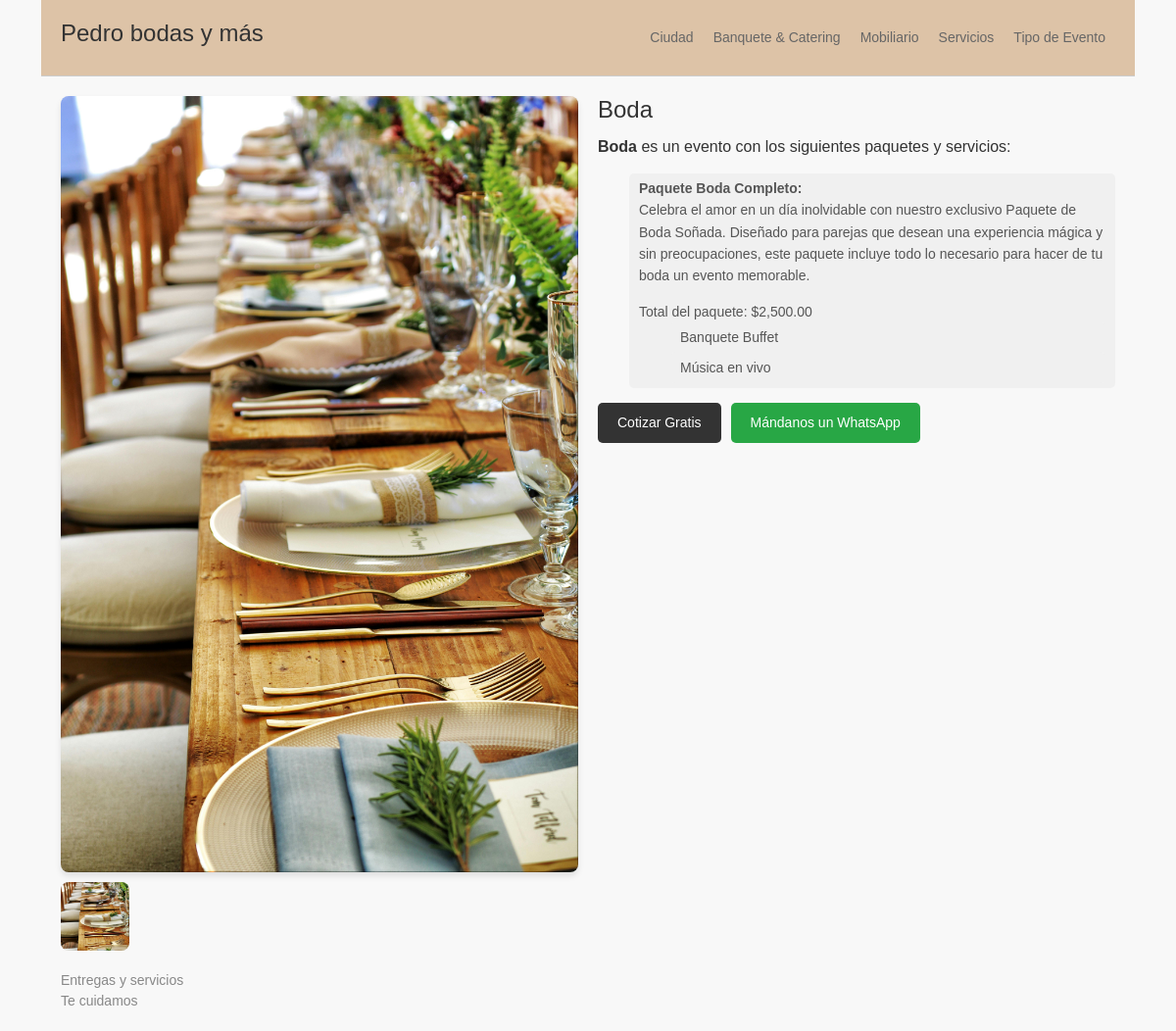
/bodas/MVC/vista/menu.php, run on the app's committed database.
### tables this page shows
CREATE TABLE `paquetes` (
  `id_paquete` int(10) UNSIGNED NOT NULL,
  `id_eventos` int(10) UNSIGNED NOT NULL,
  `id_usuarios` int(10) UNSIGNED DEFAULT NULL,
  `nombre_paquete` varchar(255) NOT NULL,
  `ruta_imagen` varchar(255) NOT NULL,
  `descripcion` varchar(1000) NOT NULL
);

CREATE TABLE `eventos` (
  `id_eventos` int(10) UNSIGNED NOT NULL,
  `nombre_evento` varchar(255) NOT NULL
);

CREATE TABLE `servicios` (
  `id_servicio` int(10) UNSIGNED NOT NULL,
  `descripcion` varchar(255) NOT NULL,
  `nombre_servicio` varchar(255) NOT NULL,
  `precio_servicio` double NOT NULL
);

### bodas/MVC/vista/erikPruebas/conexionBd.php (called while the page is built, shortened)
<?php
class BaseDeDatos {
    private $host = 'localhost';
    private $user = 'chopper';
    private $password = '2013460';
    private $database = 'eventos';
    private $conexion;
    public function __construct() {
        $this->conexion = new mysqli($this->host, $this->user, $this->password, $this->database);
    }
    public function getConexion() {
        return $this->conexion;
    }
}
?>

### bodas/MVC/vista/erikPruebas/controlador.php (called while the page is built, shortened)
<?php
require_once __DIR__ . '/conexionBD.php';
require_once __DIR__ . '/consultas.php';
class controlador {
    private $db;
    public function __construct() {
        $conexion = new BaseDeDatos();
        $this->db = $conexion->getConexion();
    }
    public function obtenerEvento($evento_id) {
        try {
            $evento = new Evento($this->db, $evento_id);
            return $evento;
        } catch (Exception $e) {
            error_log("Error al obtener evento: " . $e->getMessage());
            return null;
        }
    }
}

### bodas/MVC/vista/erikPruebas/consultas.php (called while the page is built, shortened)
<?php
class Evento {
    private $conn;
    private $evento_id;
    public function __construct($conn, $evento_id) {
        $this->conn = $conn;
        $this->evento_id = $evento_id;
        $this->cargarDatos();
    }
    private function cargarDatos() {
        try {
            $this->nombre_evento = $this->obtenerNombreEvento();
            $this->paquetes = $this->obtenerPaquetes();
            $this->usuarios = $this->obtenerUsuarios();
        } catch (Exception $e) {
            throw new Exception("Error al cargar los datos del evento: " . $e->getMessage());
        }
    }
    private function obtenerNombreEvento() {
        $sql = "SELECT nombre_evento FROM eventos WHERE id_eventos = ?";
        $stmt = $this->conn->prepare($sql);
        $stmt->bind_param("i", $this->evento_id);
        $stmt->execute();
        $result = $stmt->get_result();
        return $result->fetch_assoc()['nombre_evento'] ?? 'Nombre del evento no encontrado';
    }
    private function obtenerPaquetes() {
        $sql = "SELECT id_paquete, nombre_paquete, ruta_imagen, descripcion
                FROM paquetes WHERE id_eventos = ?";
        $stmt = $this->conn->prepare($sql);
        $stmt->bind_param("i", $this->evento_id);
        $stmt->execute();
        $result = $stmt->get_result();
        $paquetes = [];
        while ($row = $result->fetch_assoc()) {
            $servicios = $this->obtenerServicios($row['id_paquete']);
            $total_paquete = $this->calcularTotalServicios($servicios);
            $paquetes[] = [
                'id_paquete' => $row['id_paquete'],
                'nombre_paquete' => $row['nombre_paquete'],
                'ruta_imagen' => $row['ruta_imagen'],
                'descripcion' => $row['descripcion'],
                'servicios' => $servicios,
                'total_paquete' => $total_paquete,
            ];
        }
        return $paquetes;
    }
    private function obtenerServicios($paquete_id) {
        $sql = "SELECT s.id_servicio, s.nombre_servicio, s.descripcion, s.precio_servicio
                FROM servicios s
                INNER JOIN paquete_servicio ps ON s.id_servicio = ps.id_servicio
                WHERE ps.id_paquete = ?";
        $stmt = $this->conn->prepare($sql);
        $stmt->bind_param("i", $paquete_id);
        $stmt->execute();
        $result = $stmt->get_result();
        $servicios = [];
        while ($row = $result->fetch_assoc()) {
            $servicios[] = $row;
        }
        return $servicios;
    }
    private function obtenerUsuarios() {
        $sql = "SELECT u.id_usuarios, u.nombre, u.apellido, u.correo
                FROM usuarios u
                INNER JOIN paquetes p ON u.id_usuarios = p.id_usuarios
                WHERE p.id_eventos = ?";
        $stmt = $this->conn->prepare($sql);
        $stmt->bind_param("i", $this->evento_id);
        $stmt->execute();
        $result = $stmt->get_result();
        $usuarios = [];
        while ($row = $result->fetch_assoc()) {
            $usuarios[] = $row;
        }
        return $usuarios;
    }
    private function calcularTotalServicios($servicios) {
        $total = 0;
        foreach ($servicios as $servicio) {
            $total += $servicio['precio_servicio'];
        }
        return $total;
    }
}
?>

### bodas/MVC/vista/menu.php (the view, shortened to what this page needs)
<?php
require_once './erikpruebas/controlador.php';
$controlador = new Controlador();
$evento = $controlador->obtenerEvento(1);
?>
<!DOCTYPE html>
<html lang="es">
<head>
    <link rel="stylesheet" href="../../bootstrap/css/bootstrap.min.css">
    <link rel="stylesheet" href="../../css/menu.css">
</head>
<body>
    <div class="container">
        <header class="header">
            <h1>Pedro bodas y más</h1>
            <nav class="nav">
                <a href="#">Ciudad</a>
                <a href="#">Banquete & Catering</a>
                <a href="#">Mobiliario</a>
                <a href="#">Servicios</a>
                <a href="#">Tipo de Evento</a>
            </nav>
        </header>
        <main class="content">
            <div class="image-gallery">
                <?php if (!empty($evento->paquetes[0]['ruta_imagen'])): ?>
                    <img class="main-image" src="<?php echo htmlspecialchars($evento->paquetes[0]['ruta_imagen']); ?>" alt="Imagen principal del paquete">
                <?php else: ?>
                    <img class="main-image" src="../../img/default.jpg" alt="Imagen no disponible">
                <?php endif; ?>
                <div class="thumbnail-gallery">
                    <?php foreach ($evento->paquetes as $paquete): ?>
                        <img src="<?php echo htmlspecialchars($paquete['ruta_imagen']); ?>" alt="Miniatura del paquete">
                    <?php endforeach; ?>
                </div>
            </div>
            <div class="description">
                <h2><?php echo htmlspecialchars($evento->nombre_evento); ?></h2>
                <p>
                    <strong><?php echo htmlspecialchars($evento->nombre_evento); ?></strong> es un evento con los siguientes paquetes y servicios:
                </p>
                <ul class="tags">
                    <?php foreach ($evento->paquetes as $paquete): ?>
                        <li>
                            <strong><?php echo htmlspecialchars($paquete['nombre_paquete']); ?>:</strong>
                            <p><?php echo htmlspecialchars($paquete['descripcion']); ?></p>
                            <span>Total del paquete: <?php echo '$' . number_format($paquete['total_paquete'], 2); ?></span>
                            <ul>
                                <?php foreach ($paquete['servicios'] as $servicio): ?>
                                    <li><?php echo htmlspecialchars($servicio['nombre_servicio']); ?></li>
                                <?php endforeach; ?>
                            </ul>
                        </li>
                    <?php endforeach; ?>
                </ul>
                <div class="buttons">
                    <button class="btn primary">Cotizar Gratis</button>
                    <button class="btn secondary">Mándanos un WhatsApp</button>
                </div>
            </div>
        </main>
        <footer class="footer">
            <div>Entregas y servicios</div>
            <div>Te cuidamos</div>
        </footer>
    </div>
</body>
</html>

### bodas/css/menu.css (style rules this page uses)
* { margin: 0; padding: 0; box-sizing: border-box; }
body { font-family: Arial, sans-serif; color: #333; background-color: #f8f8f8; }
.header { display: flex; justify-content: space-between; align-items: center; padding: 20px; background-color: #ddc3a7; border-bottom: 1px solid #ccc; }
.header h1 { font-size: 24px; color: #333; }
.nav a { margin: 0 10px; text-decoration: none; color: #666; font-size: 14px; }
.content { display: flex; margin: 20px; }
.image-gallery { flex: 1; margin-right: 20px; }
.main-image { width: 100%; border-radius: 8px; box-shadow: 0 4px 6px rgba(0, 0, 0, 0.1); }
.thumbnail-gallery { display: flex; margin-top: 10px; gap: 10px; }
.thumbnail-gallery img { width: 70px; height: 70px; object-fit: cover; border-radius: 8px; cursor: pointer; transition: transform 0.3s; }
.description { flex: 1; }
.description h2 { font-size: 24px; margin-bottom: 10px; }
.description p { margin-bottom: 15px; line-height: 1.6; }
.tags { display: flex; flex-wrap: wrap; gap: 10px; margin-bottom: 15px; }
.tags li { list-style: none; padding: 5px 10px; background-color: #f0f0f0; border-radius: 5px; font-size: 14px; color: #555; }
.buttons { display: flex; gap: 10px; }
.btn { padding: 10px 20px; border: none; border-radius: 5px; cursor: pointer; font-size: 14px; }
.btn.primary { background-color: #333; color: #fff; }
.btn.secondary { background-color: #28a745; color: #fff; }
.footer { margin: 20px; font-size: 14px; color: #888; }

### data on the page
paquetes: ruta_imagen (picture), nombre_paquete "Paquete Boda Completo", descripcion "Celebra el amor en un día inolvidable con nuestro exclusivo Paquete de Boda Soñada. Diseñado para parejas que desean una experiencia mágica y sin preocupaciones, este paquete incluye todo lo necesario para hacer de tu boda un evento memorable.", total_paquete "2,500.00"
eventos: nombre_evento "Boda"
servicios: nombre_servicio "Banquete Buffet"
servicios: nombre_servicio "Música en vivo"
